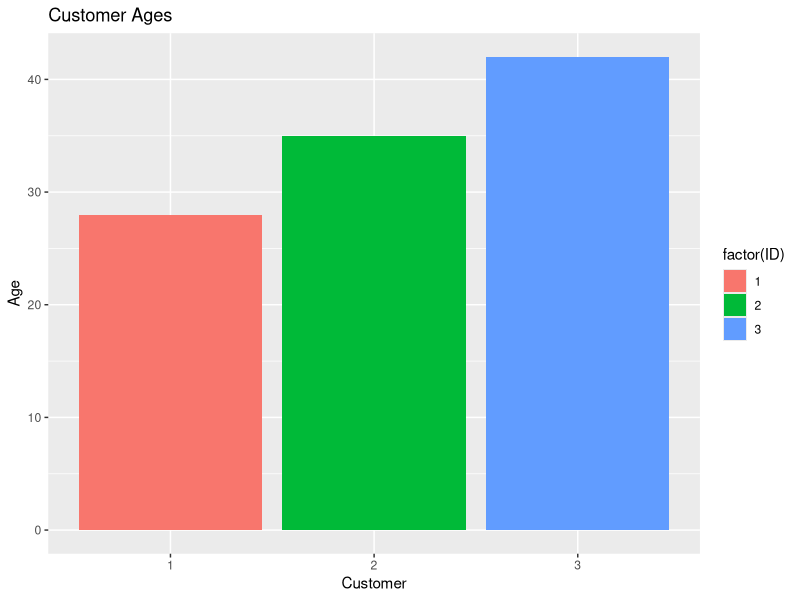
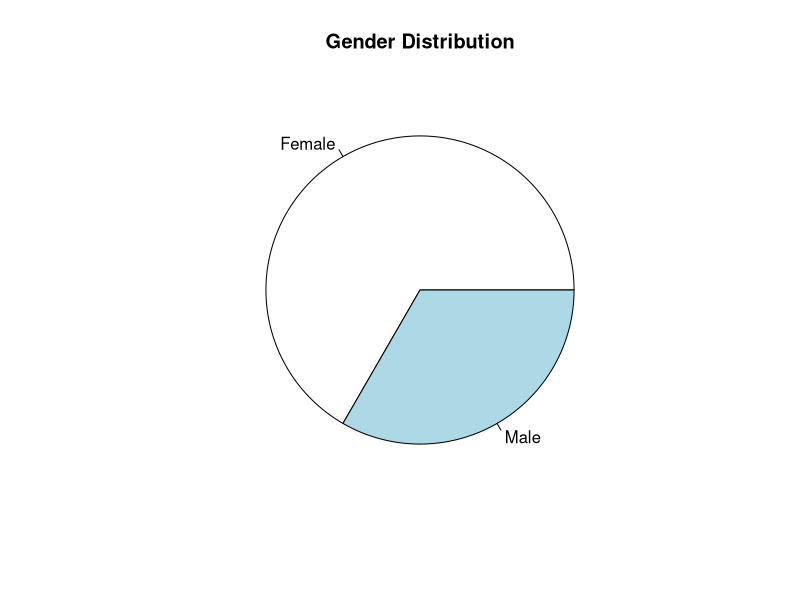

Here is the R script that generated these plots, in order:
library(ggplot2)

customer<-data.frame(
ID=1:3,
Age=c(28,35,42),
Gender=c("Female","Male","Female"),
Income=c(50000,60000,75000)
)

ggplot(customer,aes(factor(ID),Age,fill=factor(ID)))+geom_bar(stat="identity")+labs(title="Customer Ages",x="Customer",y="Age")
pie(table(customer$Gender),labels=names(table(customer$Gender)),main="Gender Distribution")
print(customer)
